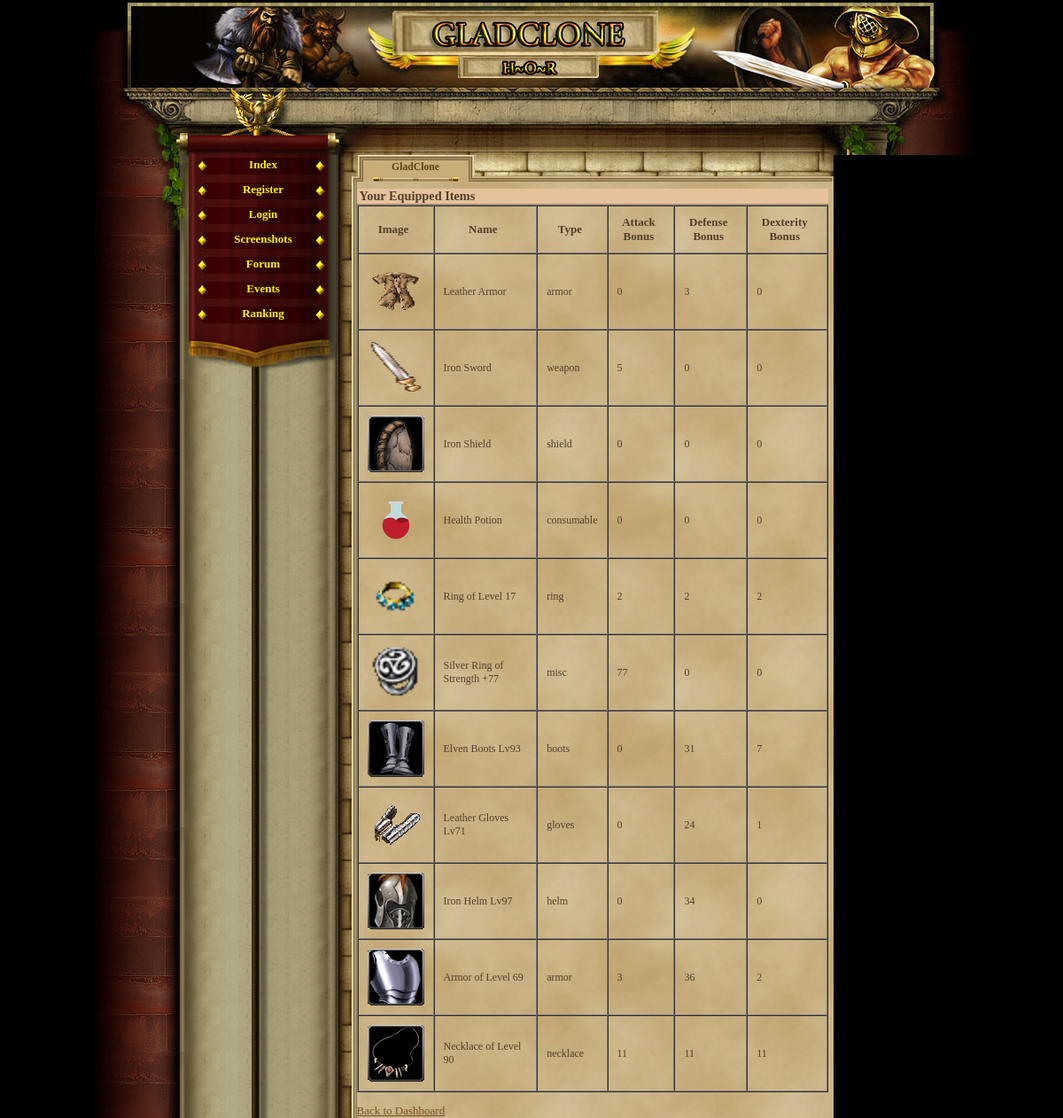
/character_equipment.php (signed in), run on the app's committed database.
### tables this page shows
CREATE TABLE `player_items` (
  `id` int(11) NOT NULL AUTO_INCREMENT,
  `player_id` int(11) NOT NULL,
  `item_id` int(11) NOT NULL,
  `quantity` int(11) NOT NULL DEFAULT '1',
  `equipped` tinyint(1) NOT NULL DEFAULT '0',
  `position` int(11) NOT NULL DEFAULT '0',
  PRIMARY KEY (`id`),
  KEY `player_id` (`player_id`),
  KEY `item_id` (`item_id`),
  CONSTRAINT `player_items_ibfk_1` FOREIGN KEY (`player_id`) REFERENCES `gracze` (`id`),
  CONSTRAINT `player_items_ibfk_2` FOREIGN KEY (`item_id`) REFERENCES `items` (`id`)
);

CREATE TABLE `items` (
  `id` int(11) NOT NULL AUTO_INCREMENT,
  `name` varchar(50) NOT NULL,
  `description` text,
  `type` varchar(20) NOT NULL,
  `attack_bonus` int(11) DEFAULT '0',
  `defense_bonus` int(11) DEFAULT '0',
  `sell_value` int(11) NOT NULL DEFAULT '10',
  `value` int(11) NOT NULL DEFAULT '0',
  `price` int(11) NOT NULL DEFAULT '0',
  `image` varchar(255) DEFAULT 'default.png',
  `slot` varchar(20) NOT NULL DEFAULT 'misc',
  `dex_bonus` int(11) DEFAULT '0',
  `level_required` int(11) DEFAULT '1',
  PRIMARY KEY (`id`)
);

### character_equipment.php (the view, shortened to what this page needs)
<?php
require_once('gora_strony.php');
require_once('menu_l.php');
require 'db.php';
$player_id = $_SESSION['id'];
$query = "SELECT pi.item_id, i.name, i.type, i.image, i.attack_bonus, i.defense_bonus, i.dex_bonus
          FROM player_items pi
          JOIN items i ON pi.item_id = i.id
          WHERE pi.player_id = ? AND pi.equipped = 1";
$stmt = $conn->prepare($query);
$stmt->bind_param("i", $player_id);
$stmt->execute();
$result = $stmt->get_result();
echo "<h2>Your Equipped Items</h2>";
if ($result->num_rows == 0) {
    echo "<p>No items equipped.</p>";
} else {
    echo "<table border='1' cellpadding='10' cellspacing='0'>";
    echo "<tr>
            <th>Image</th>
            <th>Name</th>
            <th>Type</th>
            <th>Attack Bonus</th>
            <th>Defense Bonus</th>
			<th>Dexterity Bonus</tr>";
    while ($row = $result->fetch_assoc()) {
        $imageFile = $row['image'];
        $imgPath = "/Gladiatus/items/MORE/" . $imageFile . ".png";
        if (strpos($imageFile, 'm') === 0) {
            $imgPath = "items/MORE/" . $imageFile;
        } else {
            $imgPath = "items/" . $imageFile;
        }
        echo "<tr>";
        echo "<td><img src='" . htmlspecialchars($imgPath) . "' alt='" . htmlspecialchars($row['name']) . "' style='width:64px; height:64px;'></td>";
        echo "<td>" . htmlspecialchars($row['name']) . "</td>";
        echo "<td>" . htmlspecialchars($row['type']) . "</td>";
        echo "<td>" . htmlspecialchars($row['attack_bonus']) . "</td>";
        echo "<td>" . htmlspecialchars($row['defense_bonus']) . "</td>";
		echo "<td>" . htmlspecialchars($row['dex_bonus']) . "</td>";
        echo "</tr>";
    }
    echo "</table>";
}
echo "<p><a href='index.php'>Back to Dashboard</a></p>";
?>

### game_05.css (style rules this page uses)
body, html { margin: 0; padding: 0; font-family:"Palatino Linotype", "Times New Roman", Times, serif; text-align: center; color: #513F2C; background-color: #000; font-size:16px; }
table { font-size:13px; }
h2 { text-align:left; border-bottom:1px solid #b28b60; color:#513F2C; background-color:#e6c29c; margin:8px 0px 0px 0px; padding-left:3px; font-size:1.1em; }
#content td { text-align:left; color:#513F2C; font-weight:normal; font-size: 12px; }
a { -moz-user-focus: none; -moz-outline: none; outline: none; }
#content a { color:#735227; }
#market_item_table td, th { padding-left: 5px; }

### data on the page
player_items: item.image (picture), item.name "Leather Armor", item.type "armor", item.attack_bonus "0", item.defense_bonus "3", item.dex_bonus "0"
player_items: item.image (picture), item.name "Iron Sword", item.type "weapon", item.attack_bonus "5", item.defense_bonus "0", item.dex_bonus "0"
player_items: item.image (picture), item.name "Iron Shield", item.type "shield", item.attack_bonus "0", item.defense_bonus "0", item.dex_bonus "0"
player_items: item.image (picture), item.name "Health Potion", item.type "consumable", item.attack_bonus "0", item.defense_bonus "0", item.dex_bonus "0"
player_items: item.image (picture), item.name "Ring of Level 17", item.type "ring", item.attack_bonus "2", item.defense_bonus "2", item.dex_bonus "2"
player_items: item.image (picture), item.name "Silver Ring of Strength +77", item.type "misc", item.attack_bonus "77", item.defense_bonus "0", item.dex_bonus "0"
player_items: item.image (picture), item.name "Elven Boots Lv93", item.type "boots", item.attack_bonus "0", item.defense_bonus "31", item.dex_bonus "7"
player_items: item.image (picture), item.name "Leather Gloves Lv71", item.type "gloves", item.attack_bonus "0", item.defense_bonus "24", item.dex_bonus "1"
player_items: item.image (picture), item.name "Iron Helm Lv97", item.type "helm", item.attack_bonus "0", item.defense_bonus "34", item.dex_bonus "0"
player_items: item.image (picture), item.name "Armor of Level 69", item.type "armor", item.attack_bonus "3", item.defense_bonus "36", item.dex_bonus "2"
player_items: item.image (picture), item.name "Necklace of Level 90", item.type "necklace", item.attack_bonus "11", item.defense_bonus "11", item.dex_bonus "11"
